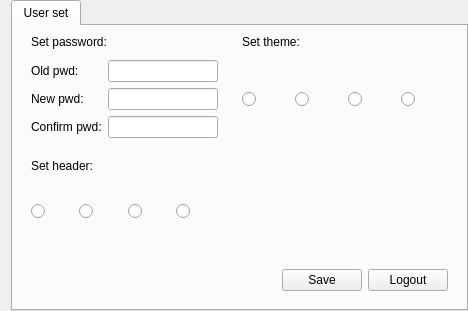
<?xml version="1.0" encoding="UTF-8"?>
<ui version="4.0">
 <class>QUserForm</class>
 <widget class="QWidget" name="QUserForm">
  <property name="geometry">
   <rect>
    <x>0</x>
    <y>0</y>
    <width>468</width>
    <height>311</height>
   </rect>
  </property>
  <property name="windowTitle">
   <string>Form</string>
  </property>
  <layout class="QHBoxLayout" name="horizontalLayout">
   <property name="topMargin">
    <number>0</number>
   </property>
   <property name="rightMargin">
    <number>0</number>
   </property>
   <property name="bottomMargin">
    <number>0</number>
   </property>
   <item>
    <widget class="QTabWidget" name="tabWidget_user">
     <property name="currentIndex">
      <number>0</number>
     </property>
     <widget class="QWidget" name="tab_user">
      <attribute name="title">
       <string>User set</string>
      </attribute>
      <layout class="QGridLayout" name="gridLayout">
       <item row="0" column="2">
        <widget class="QWidget" name="widget_theme" native="true">
         <layout class="QGridLayout" name="gridLayout_3">
          <property name="topMargin">
           <number>0</number>
          </property>
          <item row="2" column="2">
           <widget class="QCRadioButton" name="radioButton_theme2">
            <property name="text">
             <string/>
            </property>
           </widget>
          </item>
          <item row="3" column="0">
           <spacer name="verticalSpacer_3">
            <property name="orientation">
             <enum>Qt::Vertical</enum>
            </property>
            <property name="sizeHint" stdset="0">
             <size>
              <width>20</width>
              <height>40</height>
             </size>
            </property>
           </spacer>
          </item>
          <item row="2" column="0">
           <widget class="QCRadioButton" name="radioButton_theme">
            <property name="text">
             <string/>
            </property>
           </widget>
          </item>
          <item row="2" column="3">
           <widget class="QCRadioButton" name="radioButton_theme3">
            <property name="text">
             <string/>
            </property>
           </widget>
          </item>
          <item row="2" column="1">
           <widget class="QCRadioButton" name="radioButton_theme1">
            <property name="text">
             <string/>
            </property>
           </widget>
          </item>
          <item row="1" column="0">
           <spacer name="verticalSpacer_4">
            <property name="orientation">
             <enum>Qt::Vertical</enum>
            </property>
            <property name="sizeHint" stdset="0">
             <size>
              <width>20</width>
              <height>40</height>
             </size>
            </property>
           </spacer>
          </item>
          <item row="0" column="0" colspan="4">
           <widget class="QLabel" name="label_settheme">
            <property name="text">
             <string>Set theme:</string>
            </property>
           </widget>
          </item>
         </layout>
        </widget>
       </item>
       <item row="0" column="1">
        <widget class="QWidget" name="widget_password" native="true">
         <layout class="QGridLayout" name="gridLayout_4">
          <property name="topMargin">
           <number>0</number>
          </property>
          <item row="3" column="0">
           <widget class="QLabel" name="label_4">
            <property name="text">
             <string>New pwd:</string>
            </property>
           </widget>
          </item>
          <item row="4" column="1">
           <widget class="QLineEdit" name="le_confirmpwd"/>
          </item>
          <item row="2" column="1">
           <widget class="QLineEdit" name="le_oldpwd"/>
          </item>
          <item row="3" column="1">
           <widget class="QLineEdit" name="le_newpwd"/>
          </item>
          <item row="4" column="0">
           <widget class="QLabel" name="label_5">
            <property name="text">
             <string>Confirm pwd:</string>
            </property>
           </widget>
          </item>
          <item row="6" column="0">
           <spacer name="verticalSpacer_5">
            <property name="orientation">
             <enum>Qt::Vertical</enum>
            </property>
            <property name="sizeHint" stdset="0">
             <size>
              <width>20</width>
              <height>20</height>
             </size>
            </property>
           </spacer>
          </item>
          <item row="1" column="0">
           <spacer name="verticalSpacer_6">
            <property name="orientation">
             <enum>Qt::Vertical</enum>
            </property>
            <property name="sizeHint" stdset="0">
             <size>
              <width>20</width>
              <height>20</height>
             </size>
            </property>
           </spacer>
          </item>
          <item row="2" column="0">
           <widget class="QLabel" name="label_3">
            <property name="text">
             <string>Old pwd:</string>
            </property>
           </widget>
          </item>
          <item row="0" column="0" colspan="2">
           <widget class="QLabel" name="label_setpassword">
            <property name="text">
             <string>Set password:</string>
            </property>
           </widget>
          </item>
         </layout>
        </widget>
       </item>
       <item row="1" column="2">
        <widget class="QWidget" name="widget_logout" native="true">
         <layout class="QHBoxLayout" name="horizontalLayout_2"/>
        </widget>
       </item>
       <item row="1" column="1">
        <widget class="QWidget" name="widget_userpic" native="true">
         <layout class="QGridLayout" name="gridLayout_2">
          <property name="topMargin">
           <number>0</number>
          </property>
          <item row="2" column="3">
           <widget class="QCRadioButton" name="radioButton_user3pic">
            <property name="text">
             <string/>
            </property>
           </widget>
          </item>
          <item row="2" column="1">
           <widget class="QCRadioButton" name="radioButton_user2pic">
            <property name="text">
             <string/>
            </property>
           </widget>
          </item>
          <item row="2" column="2">
           <widget class="QCRadioButton" name="radioButton_user1pic">
            <property name="text">
             <string/>
            </property>
           </widget>
          </item>
          <item row="2" column="0">
           <widget class="QCRadioButton" name="radioButton_userpic">
            <property name="sizePolicy">
             <sizepolicy hsizetype="Minimum" vsizetype="Fixed">
              <horstretch>0</horstretch>
              <verstretch>0</verstretch>
             </sizepolicy>
            </property>
            <property name="autoFillBackground">
             <bool>false</bool>
            </property>
            <property name="text">
             <string/>
            </property>
           </widget>
          </item>
          <item row="3" column="0">
           <spacer name="verticalSpacer">
            <property name="orientation">
             <enum>Qt::Vertical</enum>
            </property>
            <property name="sizeHint" stdset="0">
             <size>
              <width>20</width>
              <height>40</height>
             </size>
            </property>
           </spacer>
          </item>
          <item row="1" column="0">
           <spacer name="verticalSpacer_2">
            <property name="orientation">
             <enum>Qt::Vertical</enum>
            </property>
            <property name="sizeHint" stdset="0">
             <size>
              <width>20</width>
              <height>40</height>
             </size>
            </property>
           </spacer>
          </item>
          <item row="0" column="0" colspan="4">
           <widget class="QLabel" name="label_setheader">
            <property name="text">
             <string>Set header:</string>
            </property>
           </widget>
          </item>
         </layout>
        </widget>
       </item>
       <item row="2" column="2">
        <widget class="QWidget" name="widget" native="true">
         <layout class="QHBoxLayout" name="horizontalLayout_3">
          <item>
           <spacer name="horizontalSpacer">
            <property name="orientation">
             <enum>Qt::Horizontal</enum>
            </property>
            <property name="sizeHint" stdset="0">
             <size>
              <width>40</width>
              <height>20</height>
             </size>
            </property>
           </spacer>
          </item>
          <item>
           <widget class="QCPushButton" name="btn_saveuser">
            <property name="text">
             <string>Save</string>
            </property>
           </widget>
          </item>
          <item>
           <widget class="QCPushButton" name="pushButton_logout">
            <property name="text">
             <string>Logout</string>
            </property>
           </widget>
          </item>
         </layout>
        </widget>
       </item>
      </layout>
     </widget>
    </widget>
   </item>
  </layout>
 </widget>
 <customwidgets>
  <customwidget>
   <class>QCPushButton</class>
   <extends>QPushButton</extends>
   <header>qcpushbutton.h</header>
  </customwidget>
  <customwidget>
   <class>QCRadioButton</class>
   <extends>QRadioButton</extends>
   <header>qcradiobutton.h</header>
  </customwidget>
 </customwidgets>
 <resources/>
 <connections/>
</ui>
